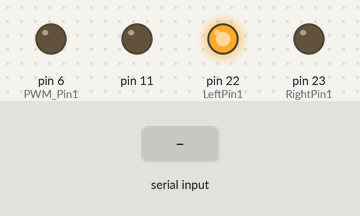
The sketch below on a simulated Arduino Mega 2560, built with avr-gcc and run on an emulated ATmega2560. Shown: output pins drawn as LEDs (lit = HIGH). Inputs (shaded band) come from the test bench.

Above: at 1.2 s.
1.3 s: "90,45\n" received over Serial
At 2.1 s:
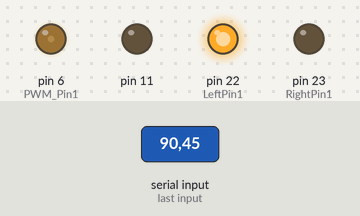
2.8 s: "30,150\n" received over Serial
At 3.2 s:
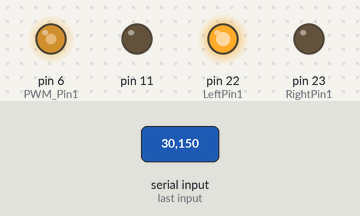
4.3 s: "90\n" received over Serial
At 5.6 s:
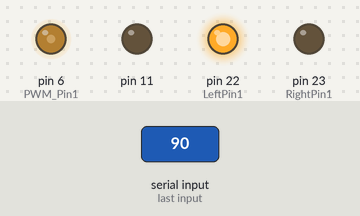
Timing chart, 0 to 7.3 s (numbered marks = the images above; inputs shaded):
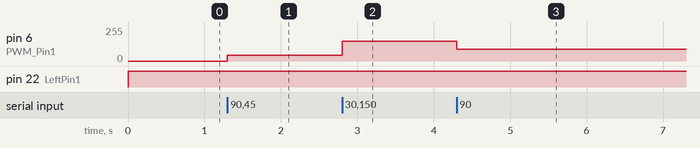

The sketch:

actuation-ard.ino
```cpp
 // arduino mega
int PWM_Pin1 = 6;
int LeftPin1 = 22;
int RightPin1 = 23;

//arduino uno
//int PWM_Pin1 = 6;
//int LeftPin1 = 13;
//int RightPin1 = 12;

int DutyCycle1 = 10;
int DutyCycle2 = 0;
int Freq = 0;
int Time1 = 0;
int val1 = 0; // Variable, um den gelesenen Wert zu speichern
int val2 = 0;
int TIME1 = 52000;
int TIME2 = 52000;
int count = 1;
char serialDutyCycle = 0;
const int BUFFER_SIZE = 3;
char buffer[BUFFER_SIZE];
int receivedData = 0;


void setup()
{
  Serial.begin(115200);      // Datenrate, auch im Serial Monitor einstellen
  Serial.setTimeout(1);


  pinMode(PWM_Pin1, OUTPUT); // Setzt den Pin als output.
  pinMode(LeftPin1, OUTPUT);
  pinMode(RightPin1, OUTPUT);

  pinMode(4, INPUT);
  pinMode(11, OUTPUT);
}

void loop()
{

 if (Serial.available() >= BUFFER_SIZE) {
    // Read the data from the serial buffer
    Serial.readBytes(buffer, BUFFER_SIZE);
    // Convert the received data from char array to int
    receivedData = atoi(buffer);
 }


digitalWrite(LeftPin1, HIGH);
digitalWrite(RightPin1, LOW);
analogWrite(PWM_Pin1, receivedData);


}
```

Measured:
- after the input at 1.3 s, pin 6 (PWM_Pin1): 0/255 → 45/255 at once
- after the input at 2.8 s, pin 6 (PWM_Pin1): 45/255 → 150/255 at once
- after the input at 4.3 s, pin 6 (PWM_Pin1): 150/255 → 90/255 at once
